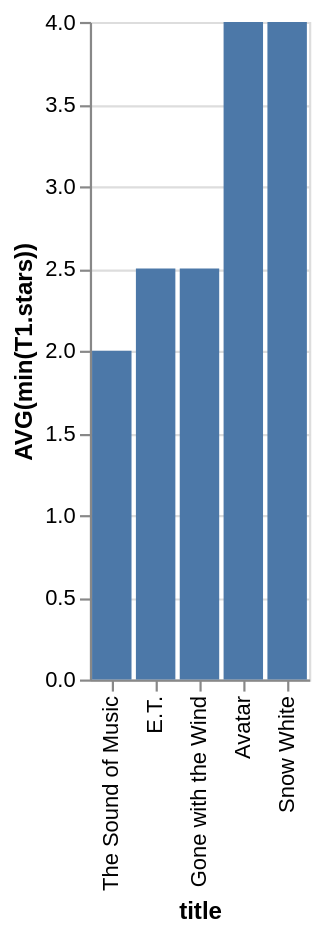

Vega-Lite specification for this chart:
### Vega-Lite specification from a JSON file in a GitHub repository (floating-point values rounded to 4 significant figures)
{"data": {"values": [{"x_data": "Avatar", "y_data": 4}, {"x_data": "E.T.", "y_data": 2.5}, {"x_data": "Gone with the Wind", "y_data": 2.5}, {"x_data": "Snow White", "y_data": 4}, {"x_data": "The Sound of Music", "y_data": 2}]}, "mark": "bar", "encoding": {"x": {"field": "x_data", "type": "nominal", "title": "title", "sort": {"op": "sum", "field": "y_data", "order": "ascending"}}, "y": {"field": "y_data", "type": "quantitative", "title": "AVG(min(T1.stars))"}}}
